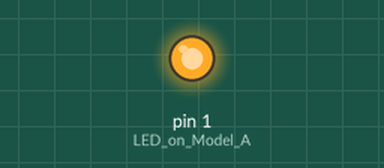
Recording of a sketch running on a simulated Arduino Uno, built with avr-gcc and run on an emulated ATmega328P. Shown: output pins drawn as LEDs (lit = HIGH).

Above: at 0.1 s.
At 39.6 s:
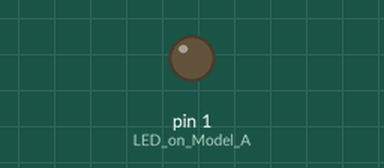
Timing chart, 0 to 40.0 s (numbered marks = the images above):
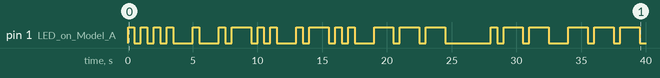

Measured:
- by itself, pin 1 (LED_on_Model_A): LOW → HIGH at 0.00 s, → LOW 0.50 s later, → HIGH 0.50 s later, → LOW 0.50 s later, … (44 changes in this stretch)

The sketch:

morse.ino
```cpp
const int morse_map[26] = {
  0b110100,
  0b1100000001,
  0b1100010001,
  0b11000001,
  0b1100,
  0b1100010000,
  0b11000101,
  0b1100000000,
  0b110000,
  0b1101010100,
  0b11010001,
  0b1100000100,
  0b110101,
  0b110001,
  0b11010101,
  0b1100010100,
  0b1101000101,
  0b11000100,
  0b11000000,
  0b1101,
  0b11010000,
  0b1101000000,
  0b11010100,
  0b1101000001,
  0b1101010001,
  0b1100000101,
};

const int len = 16;
const char words[len] = "HELLO WORLD";

// the setup routine runs once when you press reset:
void setup() {
  // initialize the digital pin as an output.
  pinMode(1, OUTPUT); //LED on Model A
}

// single unit of time delay for morse
#define UNIT 500

// the loop routine runs over and over again forever:
void loop() {
  // dot 1
  // dash 3
  // symbols 1
  // letters 3
  // words 7

  // iterate over the input string "words" one character at a time
  for (int i = 0; i < len; i++) {
    // check that we haven't reached the end of the string
    if (words[i] == '\0') break;
    // check if we have space character
    if (words[i] == ' ') {
      delay(7 * UNIT);
      continue;
    }

    // fetch the morse sequence from the map
    int sequence = morse_map[words[i] - 'A'];

    // iterate throught the morse symbols for this letter (until the end code 0b11)
    while (sequence != 0b11) {
      // check the final bit (dot/dash)
      int is_dash = sequence & 1;
      // shift by 2 bits (as we use 2-bits for each more symbol)
      sequence >>= 2;

      // LED on
      digitalWrite(1, HIGH);
      // stay on for appropriate duration
      if (is_dash) {
        delay(3 * UNIT);
      } else {
        delay(UNIT);
      }
      // LED off
      digitalWrite(1, LOW);

      // delay between symbols (only if still same sequence)
      if (sequence != 0b11) delay(UNIT);
    }

    // delay between letters (only if still same word)
    if (words[i+1] != ' ') delay(3 * UNIT);
  }

  // we did the message WOOO, flash, wait a bit, repeat
  for (int i = 0; i < 10; i++) {
    digitalWrite(1, HIGH);
    delay(50);
    digitalWrite(1, LOW);
    delay(50);
  }
  delay(14 * UNIT);
}
```
